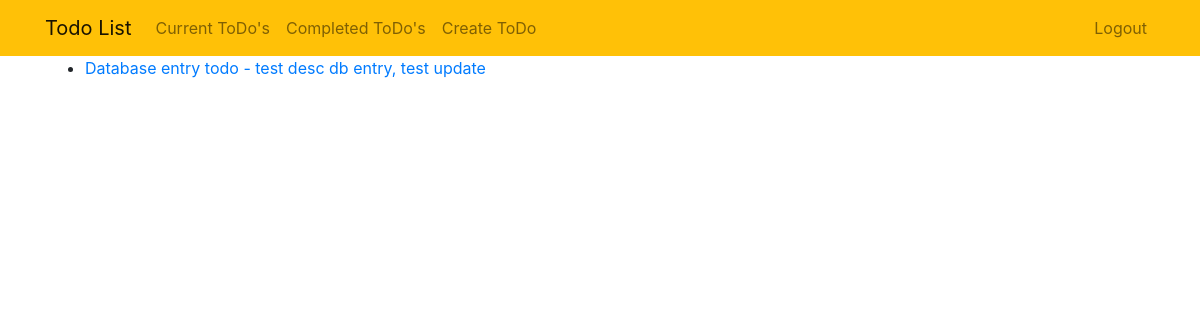
Page /todos/ (signed in) on the earlier database version.
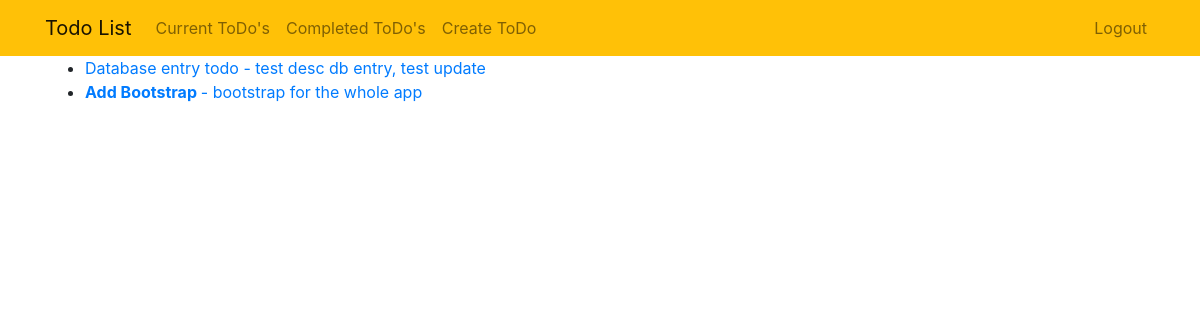
Same page on the later database version.
### todolist/models.py (models this page shows, shortened)
class Todo(models.Model):
    title = models.CharField(max_length=150)
    details = models.TextField(blank=True)
    date_created = models.DateTimeField(auto_now_add=True)
    date_completed = models.DateTimeField(null=True, blank=True)
    importance = models.BooleanField(default=False)
    user = models.ForeignKey(User, on_delete=models.CASCADE)

### todolist/views.py (the view)
# urls.py: path('todos/', views.to_dos, name='to_dos'),
@login_required
def to_dos(request):
    todos = Todo.objects.filter(user=request.user, date_completed__isnull=True)
    return render(request, 'todolist/to_dos.html', {'todos': todos})

### todolist/templates/todolist/to_dos.html (shortened to what this page needs)
{% extends 'todolist/home.html' %}
{% block content %}
<!DOCTYPE html>
<html lang="en">
<head>
</head>
<body>
    <ul>
    {% for todo in todos %}
        <li>
            <a href="{% url 'view_to_do' todo.id %}">
                {% if todo.importance %}
                    <b>
                {% endif %}
                {{ todo.title }}
                {% if todo.importance %}
                    </b>
                {% endif %}
                {% if todo.details %}
                    - {{ todo.details}}
                {% endif %}
            </a>
        </li>
    {% endfor %}
    </ul>
</body>
</html>
{% endblock %}

### todolist/templates/todolist/home.html (shortened to what this page needs)
<!doctype html>
<html lang="en">
<head>
    <link rel="stylesheet" href="https://stackpath.bootstrapcdn.com/bootstrap/4.4.1/css/bootstrap.min.css">
</head>
<body>
<nav class="navbar navbar-expand-md navbar-light bg-warning">
<div class="container">
    <a class="navbar-brand" href="{% url 'home' %}">
        <span>Todo List</span>
    </a>
    <div class="collapse navbar-collapse" id="navbarNav">
    {% if user.is_authenticated %}
        <ul class="navbar-nav mr-auto">
                <li class="nav-item {{ current }}">
                    <a class="nav-link" href="{% url 'to_dos' %}">Current ToDo's</a>
                </li>
                <li class="nav-item {{ completed }}">
                    <a class="nav-link" href="{% url 'completed_to_dos' %}">Completed ToDo's</a>
                </li>
                <li class="nav-item {{ create }}">
                    <a class="nav-link" href="{% url 'create_to_dos' %}">Create ToDo</a>
                </li>
        </ul>
    {% endif %}
    <ul class="navbar-nav ml-auto">
            {% if user.is_authenticated %}
                <li class="nav-item">
                    <a href="#" onclick="$('#signOutBtn').click()" class="nav-link">Logout</a>
                </li>
            {% endif %}
        </ul>
    </div>
</div>
</nav>
<div class="container">
{% block content %}{% endblock %}
</div>
</body>
</html>

Differences in the rows shown:
added Todo: title "Add Bootstrap", details "bootstrap for the whole app"
